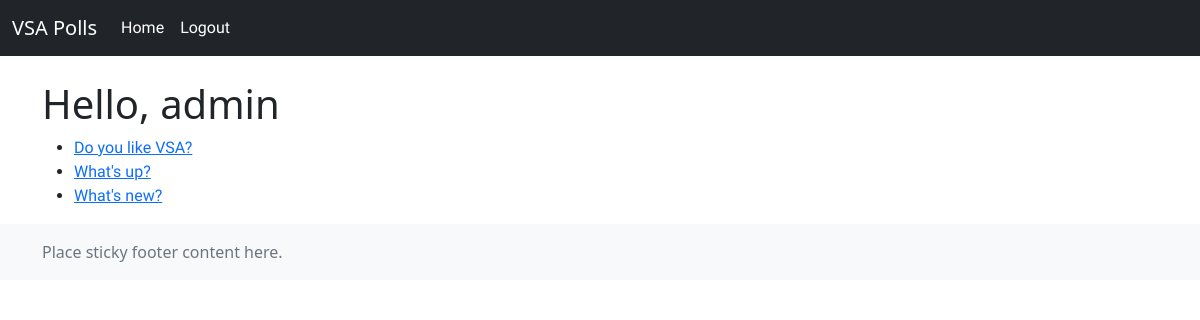
The page /polls/ (signed in) on the database its author committed.
### polls/models.py (models this page shows, shortened)
class Question(models.Model):
    question_text = models.CharField(max_length=200)
    pub_date = models.DateTimeField('date published')

### polls/views.py (the view)
# urls.py: path('', views.IndexView.as_view(), name='index'),
class IndexView(generic.ListView):
    template_name = 'polls/index.html'
    context_object_name = 'latest_question_list'
    def get_queryset(self):
        return Question.objects.order_by('-pub_date')[:5]

### polls/templates/polls/index.html
{% extends 'polls/base.html' %}
{% block content %}
<div class="container">
{% if request.user.is_authenticated %}
        <h1>Hello, {{ user.username }}</h1>
        {% if latest_question_list %}
            <ul>
            {% for question in latest_question_list %}
                <li><a href="/polls/{{ question.id }}/">{{ question.question_text }}</a></li>
            {% endfor %}
            </ul>
        {% endif %}
{% else %}
    <h1>Please log in!</h1>
{% endif %}
        </div>
{% endblock %}

### polls/static/polls/css/custom.css (style rules this page uses)
li { font-family: 'Hubballi', cursive; }

### rows shown on the page
Question: question_text "Do you like VSA?"
Question: question_text "What's up?"
Question: question_text "What's new?"

### other values the page prints
{{ user.username }} "admin"
